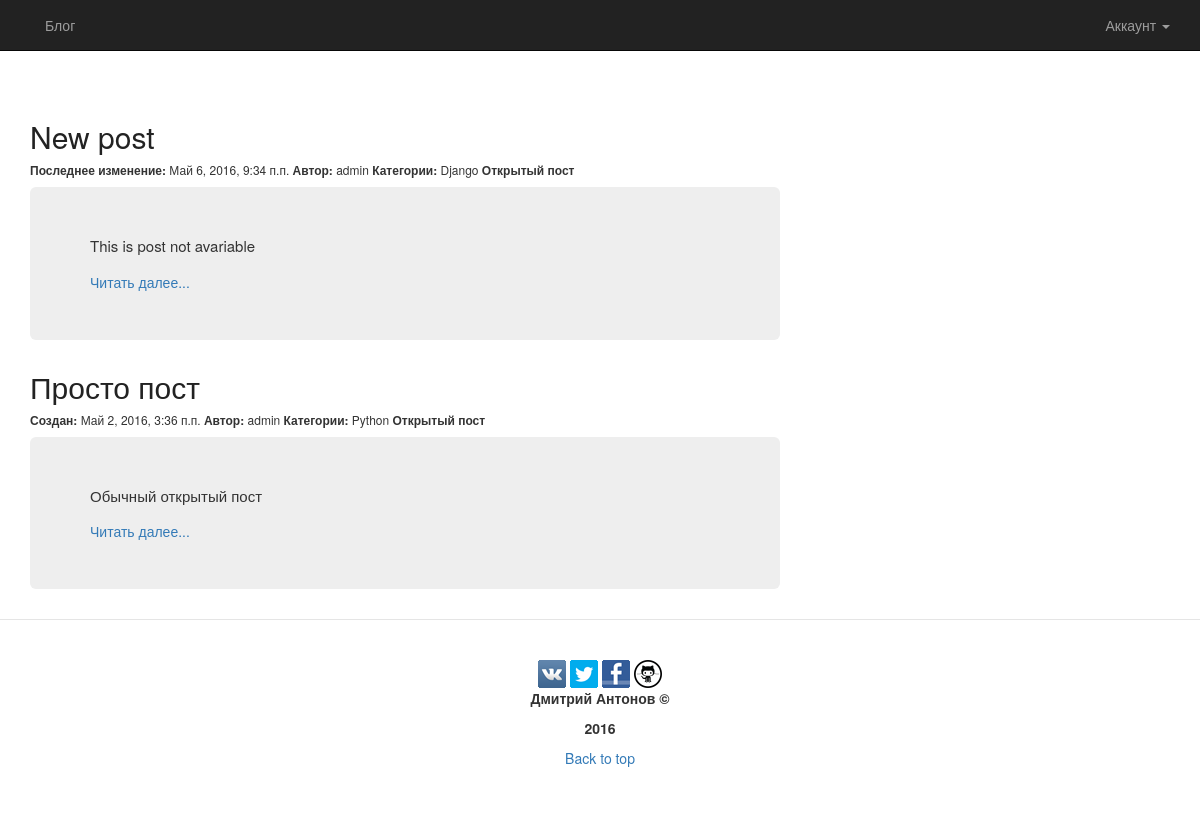
Before: / with the older database file.
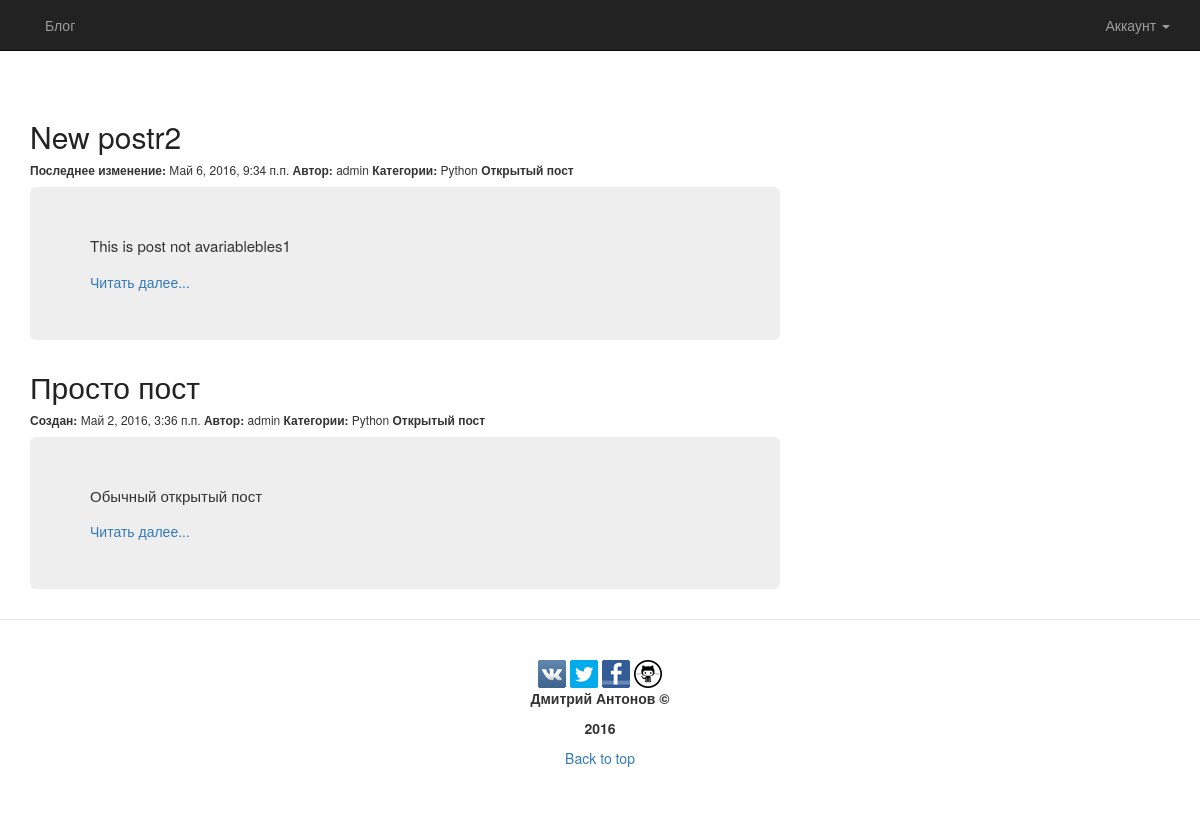
After: the same page with the newer database file.
### blog/models.py (models this page shows, shortened)
class Article(models.Model):
    article_title = models.CharField(max_length=100)
    article_text = models.TextField()
    article_date_create = models.DateTimeField(default=timezone.now)
    article_date_modify = models.DateTimeField(default=timezone.now)
    article_access = models.BooleanField(default=True)
    article_autor = models.ForeignKey(User)
    article_tag = models.ManyToManyField(Tags)

class Tags(models.Model):
    tags_name = models.CharField(max_length=50)
    def __str__(self):
        return self.tags_name

### blog/views.py (the view)
# urls.py: url(r'^$', views.HomeView.as_view(), name='home'),
class HomeView(generic.ListView):
    template_name = 'blog/home.html'
    context_object_name = 'post_blog'
    def get_queryset(self):
        return Article.objects.order_by('-article_date_create').all()

### blog/templates/blog/home.html (shortened to what this page needs)
{% load staticfiles %}
<!DOCTYPE html>
<html lang="ru">
<head>
    {% block load_css %}
      <link href="{% static 'blog/css/bootstrap.css' %}" rel="stylesheet">
      <link rel="stylesheet" type="text/css" href="{% static 'blog/style.css' %}">
    {% endblock load_css %}
</head>
<body>
    {% block header %}
      <div class="container-fluit">
          <div class="row">
              <div class="navbar navbar-inverse navbar-fixed-top">
                  <div class="container">
                      <ul class="nav navbar-nav navbar-right">
                        <li class="dropdown">
                          <a class="dropdown-toggle" data-toggle="dropdown" role="button" aria-expanded="false">Аккаунт <span class="caret"></span></a>
                        </li>
                      </ul>
                      <div class="collapse navbar-collapse">
                          <ul class="nav navbar-nav">
                              <li><a href="{% url 'blog:home' %}">Блог</a></li>
                          </ul>
                      </div>
                  </div>
              </div>
          </div>
      </div>
    {% endblock header %}
    {% block post %}
      {% if post_blog %}
        <div class="container blog-post">
          <div class="row">
              <div class="col-lg-8 col-md-8">
                        {% for x in post_blog %}
                            <div>
                                <h2 class="article-title">
                                    <a class="article-title" href="{% url 'blog:full' x.id %}"> {{ x.article_title }} </a>
                                </h2>
                            </div>
                            <h6>
                                {% if x.article_date_create == x.article_date_modify %}
                                    <b>Создан:</b> {{ x.article_date_create }}
                                {% else %}
                                    <b>Последнее изменение:</b> {{ x.article_date_modify }}
                                {% endif %}
                                <b>Автор:</b> {{ x.article_autor }}
                                <b>Категории:</b>
                                {% for tag in x.article_tag.all %}
                                    {{ tag }}
                                {% endfor %}
                                {% if x.article_access %}
                                  <b>Открытый пост</b>
                                {% else %}
                                  <b>Закрытый пост</b>
                                {% endif %}
                            </h6>
                            <div class="jumbotron">
                                <p class="text-justify">
                                    {{ x.article_text|linebreaksbr|urlize|truncatewords_html:20 }}
                                </p>
                                <a href="{% url 'blog:full' x.id %}">Читать далее...</a>
                            </div>
                        {% endfor %}
            </div>
          </div>
        </div>
    {% endif %}
    {% endblock post %}
    {% block footer %}
      <div class="blog-footer">
        <a href="https://vk.com/blacktrub">
            <img src="{% static "blog/image/ico-vkontakte.png" %}">
        </a>
        <a href="https://twitter.com/BlackTrub">
            <img src="{% static "blog/image/ico-twitter.png" %}">
        </a>
        <a href="https://www.facebook.com/blacktrub">
            <img src="{% static "blog/image/ico-facebook.png" %}">
        </a>
        <a href="https://www.github.com/blacktrub">
            <img src="{% static "blog/image/github.png" %}">
        </a>
        <p>
            <b>Дмитрий Антонов ©</b>
        </p>
        <p>
            <b>2016</b>
        </p>
        <p>
          <a href="#">Back to top</a>
        </p>
    </div>
    {% endblock footer %}
</body>
</html>

Changed rows visible on the page:
changed Article: loses Tags (tags_name "Django"); article_title "New post" → "New postr2"; gains Tags (tags_name "Python"); article_text "This is post not avariable" → "This is post not avariablebles1"
